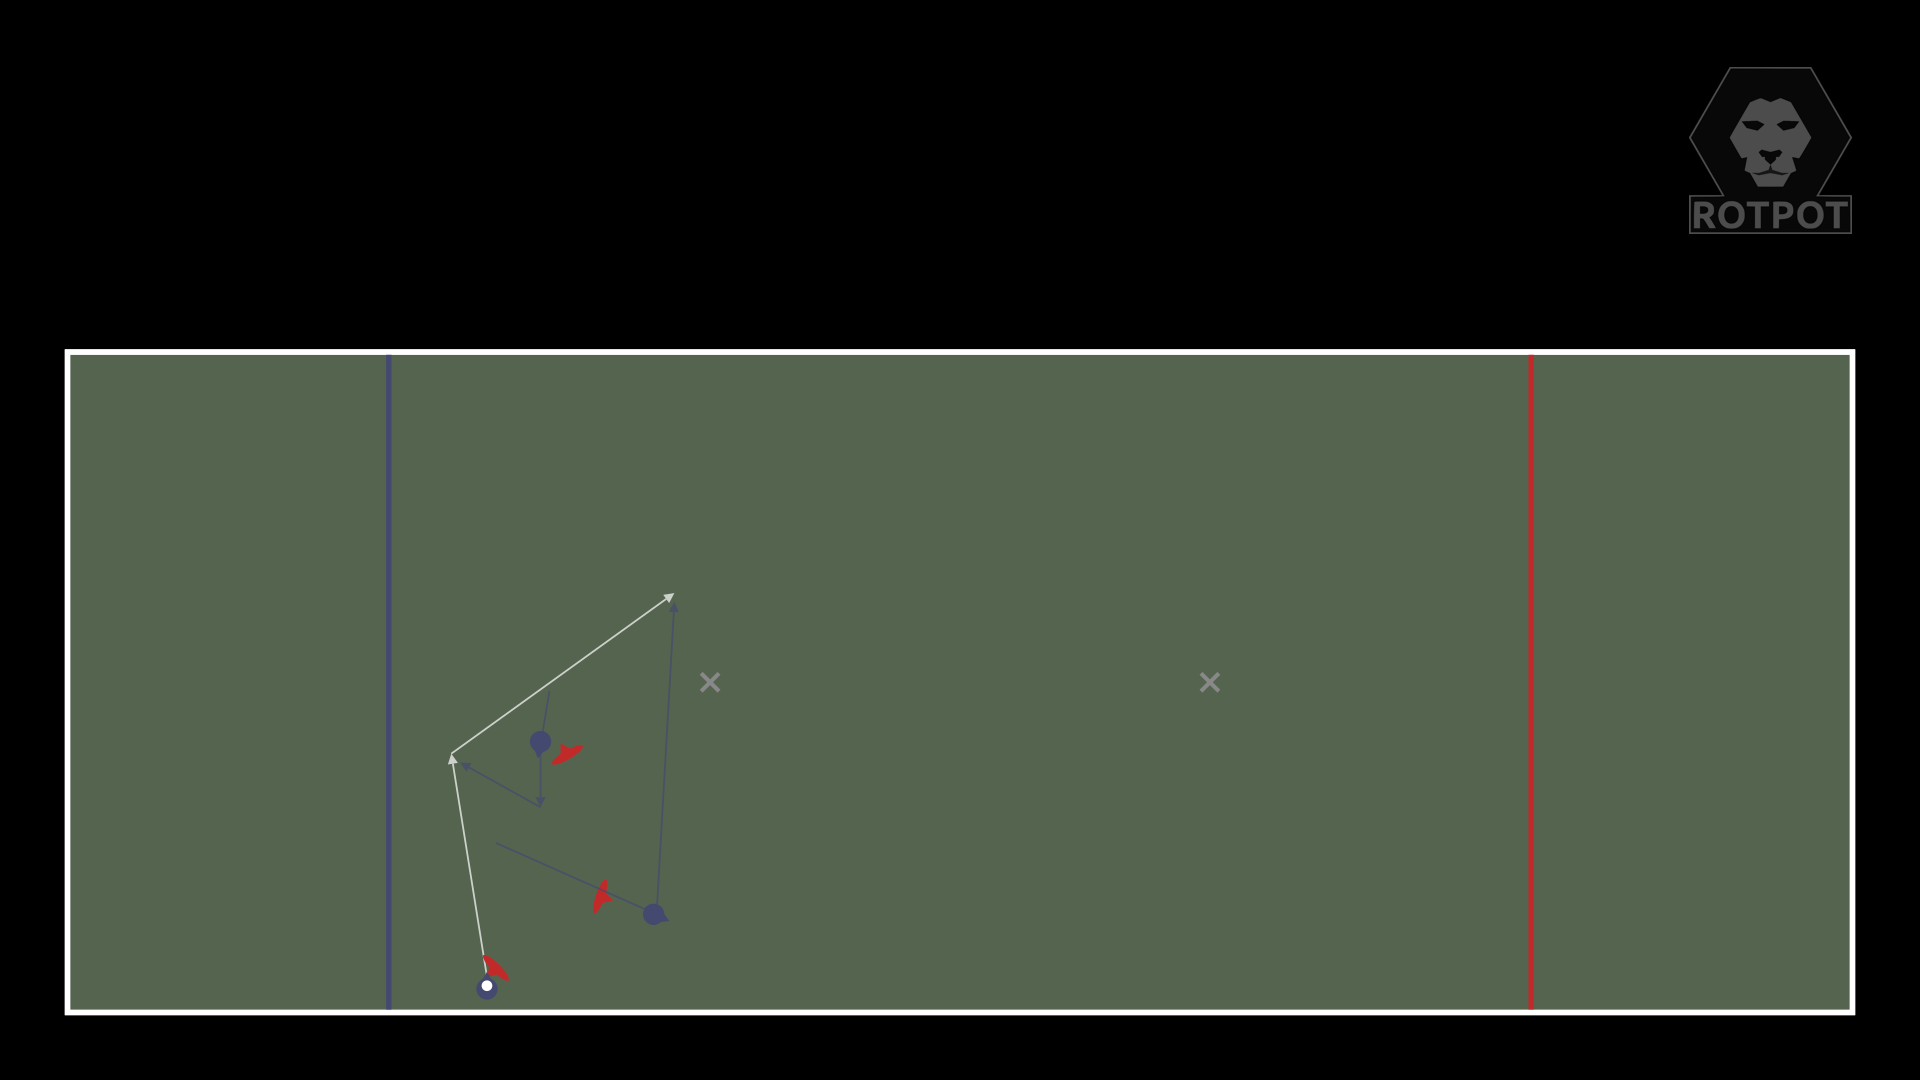

Generate this figure with Python:
from manim_animations import create_movie
from scenes import UltimateScene
from scenes.ultimate_scene import multi_context


class Thumbnail(UltimateScene):
    def construct(self):
        f, s = self.prepare()
        f.load_state(s[3])
        for i in range(2, 5):
            self.add(f.get_arrows(s[i], s[i + 1], players="o3", buffer=0))
        self.add(f.get_arrows(s[2], s[3], players="o2", buffer=0))
        self.add(f.get_arrows(s[3], s[7], players="o2", buffer=0))
        self.add(f.get_disc_arrow(s[4], s[5], buffer=0))
        self.add(f.get_disc_arrow(s[5], s[7], buffer=0))


class Animation(UltimateScene):
    def construct(self):
        f, s = self.prepare()
        player_labels = dict(o1="A", o2="B", o3="C")
        [f.get_player(name).set_label_text(label) for name, label in player_labels.items()]
        f.load_state(s[0])
        self.write("Sidelinebefreiung", animate=False)
        self.write_small("ganzes play")
        self.wait()
        f.transition(s[1], run_time=0.5)
        f.fake("o2")
        f.transition(s[2], run_time=0.7)
        f.transition(s[3], run_time=0.7, linear_end=True)
        f.fake("o2", run_time=0.1)
        f.transition(s[4], run_time=0.5, d_delay=0, linear_start=True, linear_end=True)
        f.transition(s[5], run_time=0.7, linear_start=True, linear_end=True, d_delay=0)
        f.transition(s[6], run_time=0.7, linear_start=True, d_delay=0)
        self.wait(1)

        f.transition(s[0], run_time=0.2)
        self.wait(1)
        self.write_small("B aktivieren")
        with f.field_of_view("o1"):
            self.wait(0.5)
            f.transition(s[1], run_time=0.5)
            self.wait(1)
            self.write_small("Nicht *sofort* rauslaufen, around break ermöglichen.")
            self.wait(1)
            f.fake("o2")
        self.write_small("B cleart raus per Überläufer. C repositioniert sich")
        self.wait(1)
        f.transition(s[2], run_time=0.7)
        f.transition(s[3], run_time=0.7)
        self.write_small("C bereitet Dump Cut vor!")
        self.wait(0.5)
        with multi_context(
            f.highlight("o3", fade=False),
            f.arrows(players="o3", next_state=s[4]),
            f.arrows(players="o3", state=s[4], next_state=s[5], fade=True),
        ):
            self.wait(2)
        self.write_small("B bereitet continuation vor")
        self.wait(0.5)
        with multi_context(
            f.highlight("o2", fade=False),
            f.arrows(players="o2", next_state=s[4]),
            f.arrows(players="o2", state=s[4], next_state=s[5], fade=True),
        ):
            self.wait(2)
        self.write_small("")
        f.transition(s[4], run_time=0.5, d_delay=0, linear_start=True)
        f.transition(s[5], run_time=0.7, linear_start=False, linear_end=True, d_delay=0)
        f.transition(s[6], run_time=0.7, linear_start=True, d_delay=0)
        self.wait(2)


def render_scene():
    create_movie(Thumbnail, debug=False, hq=True)
    create_movie(Animation, debug=False, hq=True)


if __name__ == "__main__":
    render_scene()
